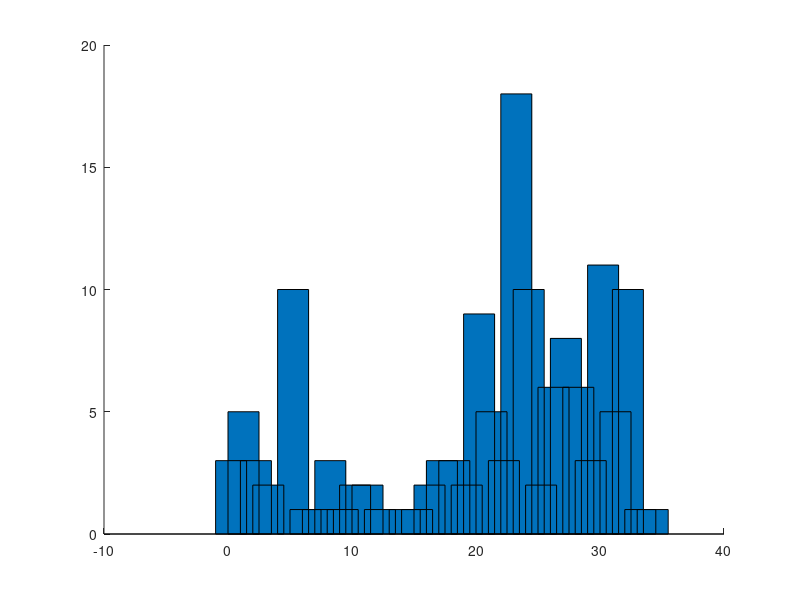

The MATLAB script that drew this image: (Note: this script raises an error after producing the figure.)
% Make some play data:
x = [
        3  , 3;
        5  , 7;
        3  , 3;
        2  , 2;
        0  , 4;
        10  , 10;
        1  , 1;
        1  , 1;
        3  , 3;
        1  , 1;
        2  , 1;
        2  , 2;
        1  , 2;
        0  , 2;
        1  , 1;
        1  , 1;
        2  , 2;
        3  , 3;
        3  , 3;
        2  , 2;
        9  , 9;
        5  , 5;
        3  , 3;
        18  , 18;
        10  , 8;
        2  , 1;
        6  , 6;
        8  , 7;
        6  , 6;
        3  , 3;
        11  , 11;
        5  , 5;
        10  , 10;
        1  , 1;
        1  , 1;
    ]
str=['0';'1';'2';'5';'8';':';'A';'B';'C';'D';'E';'F';'H';'I';'N';'P';'R';'S';'T';'Y';'a';'c';'d';'e';'i';'l';'m';'n';'o';'p';'r';'s';'t';'u';'v';]




bar(x,2,'group'), xlabel('Character'),ylabel('Frequency'),title('Sample Form 1'),grid on,axis equal
set(gca, 'XTickLabel',str, 'XTick',1:numel(str))
legend('Input Frequency','Output Frequency', 'Location','NorthWest', 'Color','r')